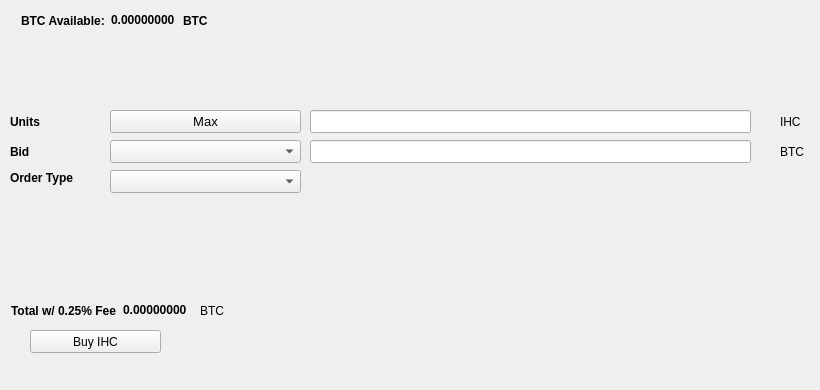
   <widget class="QWidget" name="BuyTab">
    <attribute name="title">
     <string>Buy</string>
    </attribute>
    <widget class="QPushButton" name="BuyIHC">
     <property name="geometry">
      <rect>
       <x>30</x>
       <y>330</y>
       <width>131</width>
       <height>23</height>
      </rect>
     </property>
     <property name="text">
      <string>Buy IHC</string>
     </property>
     <property name="icon">
      <iconset resource="../pivx.qrc">
       <normaloff>:/icons/bitcoin</normaloff>:/icons/bitcoin</iconset>
     </property>
    </widget>
    <widget class="QLabel" name="label_3">
     <property name="geometry">
      <rect>
       <x>10</x>
       <y>110</y>
       <width>46</width>
       <height>23</height>
      </rect>
     </property>
     <property name="font">
      <font>
       <weight>75</weight>
       <bold>true</bold>
      </font>
     </property>
     <property name="text">
      <string>Units</string>
     </property>
    </widget>
    <widget class="QLineEdit" name="UnitsInput">
     <property name="geometry">
      <rect>
       <x>310</x>
       <y>110</y>
       <width>441</width>
       <height>23</height>
      </rect>
     </property>
     <property name="font">
      <font>
       <pointsize>9</pointsize>
       <weight>75</weight>
       <bold>true</bold>
      </font>
     </property>
    </widget>
    <widget class="QLineEdit" name="BuyBidPriceEdit">
     <property name="geometry">
      <rect>
       <x>310</x>
       <y>140</y>
       <width>441</width>
       <height>23</height>
      </rect>
     </property>
     <property name="font">
      <font>
       <pointsize>9</pointsize>
       <weight>75</weight>
       <bold>true</bold>
      </font>
     </property>
    </widget>
    <widget class="QLabel" name="label_4">
     <property name="geometry">
      <rect>
       <x>780</x>
       <y>110</y>
       <width>31</width>
       <height>23</height>
      </rect>
     </property>
     <property name="text">
      <string>IHC</string>
     </property>
    </widget>
    <widget class="QLabel" name="label_5">
     <property name="geometry">
      <rect>
       <x>780</x>
       <y>140</y>
       <width>31</width>
       <height>23</height>
      </rect>
     </property>
     <property name="text">
      <string>BTC</string>
     </property>
    </widget>
    <widget class="QLabel" name="label_6">
     <property name="geometry">
      <rect>
       <x>10</x>
       <y>140</y>
       <width>46</width>
       <height>23</height>
      </rect>
     </property>
     <property name="font">
      <font>
       <weight>75</weight>
       <bold>true</bold>
      </font>
     </property>
     <property name="text">
      <string>Bid</string>
     </property>
    </widget>
    <widget class="QLabel" name="label_7">
     <property name="geometry">
      <rect>
       <x>10</x>
       <y>170</y>
       <width>91</width>
       <height>16</height>
      </rect>
     </property>
     <property name="font">
      <font>
       <weight>75</weight>
       <bold>true</bold>
      </font>
     </property>
     <property name="text">
      <string>Order Type</string>
     </property>
    </widget>
    <widget class="QPushButton" name="Buy_Max_Amount">
     <property name="geometry">
      <rect>
       <x>110</x>
       <y>110</y>
       <width>191</width>
       <height>23</height>
      </rect>
     </property>
     <property name="font">
      <font>
       <pointsize>10</pointsize>
      </font>
     </property>
     <property name="text">
      <string>Max</string>
     </property>
    </widget>
    <widget class="QComboBox" name="BuyBidcomboBox">
     <property name="geometry">
      <rect>
       <x>110</x>
       <y>140</y>
       <width>191</width>
       <height>23</height>
      </rect>
     </property>
     <property name="font">
      <font>
       <pointsize>10</pointsize>
      </font>
     </property>
    </widget>
    <widget class="QComboBox" name="buyOrdertypeCombo">
     <property name="geometry">
      <rect>
       <x>110</x>
       <y>170</y>
       <width>191</width>
       <height>23</height>
      </rect>
     </property>
     <property name="font">
      <font>
       <pointsize>10</pointsize>
      </font>
     </property>
    </widget>
    <widget class="QWidget" name="layoutWidget1">
     <property name="geometry">
      <rect>
       <x>21</x>
       <y>11</y>
       <width>227</width>
       <height>19</height>
      </rect>
     </property>
     <layout class="QHBoxLayout" name="horizontalLayout_3">
      <item>
       <widget class="QLabel" name="label232">
        <property name="font">
         <font>
          <weight>75</weight>
          <bold>true</bold>
         </font>
        </property>
        <property name="text">
         <string>BTC Available:</string>
        </property>
       </widget>
      </item>
      <item>
       <widget class="QLabel" name="BtcAvailableLbl">
        <property name="palette">
         <palette>
          <active>
           <colorrole role="WindowText">
            <brush brushstyle="SolidPattern">
             <color alpha="255">
              <red>0</red>
              <green>0</green>
              <blue>0</blue>
             </color>
            </brush>
           </colorrole>
           <colorrole role="Button">
            <brush brushstyle="SolidPattern">
             <color alpha="255">
              <red>0</red>
              <green>170</green>
              <blue>0</blue>
             </color>
            </brush>
           </colorrole>
           <colorrole role="Light">
            <brush brushstyle="SolidPattern">
             <color alpha="255">
              <red>0</red>
              <green>255</green>
              <blue>0</blue>
             </color>
            </brush>
           </colorrole>
           <colorrole role="Midlight">
            <brush brushstyle="SolidPattern">
             <color alpha="255">
              <red>0</red>
              <green>212</green>
              <blue>0</blue>
             </color>
            </brush>
           </colorrole>
           <colorrole role="Dark">
            <brush brushstyle="SolidPattern">
             <color alpha="255">
              <red>0</red>
              <green>85</green>
              <blue>0</blue>
             </color>
            </brush>
           </colorrole>
           <colorrole role="Mid">
            <brush brushstyle="SolidPattern">
             <color alpha="255">
              <red>0</red>
              <green>113</green>
              <blue>0</blue>
             </color>
            </brush>
           </colorrole>
           <colorrole role="Text">
            <brush brushstyle="SolidPattern">
             <color alpha="255">
              <red>0</red>
              <green>170</green>
              <blue>0</blue>
             </color>
            </brush>
           </colorrole>
           <colorrole role="BrightText">
            <brush brushstyle="SolidPattern">
             <color alpha="255">
              <red>255</red>
              <green>255</green>
              <blue>255</blue>
             </color>
            </brush>
           </colorrole>
           <colorrole role="ButtonText">
            <brush brushstyle="SolidPattern">
             <color alpha="255">
              <red>0</red>
              <green>0</green>
              <blue>0</blue>
             </color>
            </brush>
           </colorrole>
           <colorrole role="Base">
            <brush brushstyle="SolidPattern">
             <color alpha="255">
              <red>255</red>
              <green>255</green>
              <blue>255</blue>
             </color>
            </brush>
           </colorrole>
           <colorrole role="Window">
            <brush brushstyle="SolidPattern">
             <color alpha="255">
              <red>0</red>
              <green>170</green>
              <blue>0</blue>
             </color>
            </brush>
           </colorrole>
           <colorrole role="Shadow">
            <brush brushstyle="SolidPattern">
             <color alpha="255">
              <red>0</red>
              <green>0</green>
              <blue>0</blue>
             </color>
            </brush>
           </colorrole>
           <colorrole role="AlternateBase">
            <brush brushstyle="SolidPattern">
             <color alpha="255">
              <red>127</red>
              <green>212</green>
              <blue>127</blue>
             </color>
            </brush>
           </colorrole>
           <colorrole role="ToolTipBase">
            <brush brushstyle="SolidPattern">
             <color alpha="255">
              <red>255</red>
              <green>255</green>
              <blue>220</blue>
             </color>
            </brush>
           </colorrole>
           <colorrole role="ToolTipText">
            <brush brushstyle="SolidPattern">
             <color alpha="255">
              <red>0</red>
              <green>0</green>
              <blue>0</blue>
             </color>
            </brush>
           </colorrole>
          </active>
          <inactive>
           <colorrole role="WindowText">
            <brush brushstyle="SolidPattern">
             <color alpha="255">
              <red>0</red>
              <green>0</green>
              <blue>0</blue>
             </color>
            </brush>
           </colorrole>
           <colorrole role="Button">
            <brush brushstyle="SolidPattern">
             <color alpha="255">
              <red>0</red>
              <green>170</green>
              <blue>0</blue>
             </color>
            </brush>
           </colorrole>
           <colorrole role="Light">
            <brush brushstyle="SolidPattern">
             <color alpha="255">
              <red>0</red>
              <green>255</green>
              <blue>0</blue>
             </color>
            </brush>
           </colorrole>
           <colorrole role="Midlight">
            <brush brushstyle="SolidPattern">
             <color alpha="255">
              <red>0</red>
              <green>212</green>
              <blue>0</blue>
             </color>
            </brush>
           </colorrole>
           <colorrole role="Dark">
            <brush brushstyle="SolidPattern">
             <color alpha="255">
              <red>0</red>
              <green>85</green>
              <blue>0</blue>
             </color>
            </brush>
           </colorrole>
           <colorrole role="Mid">
            <brush brushstyle="SolidPattern">
             <color alpha="255">
              <red>0</red>
              <green>113</green>
              <blue>0</blue>
             </color>
            </brush>
           </colorrole>
           <colorrole role="Text">
            <brush brushstyle="SolidPattern">
             <color alpha="255">
              <red>0</red>
              <green>170</green>
              <blue>0</blue>
             </color>
            </brush>
           </colorrole>
           <colorrole role="BrightText">
            <brush brushstyle="SolidPattern">
             <color alpha="255">
              <red>255</red>
              <green>255</green>
              <blue>255</blue>
             </color>
            </brush>
           </colorrole>
           <colorrole role="ButtonText">
            <brush brushstyle="SolidPattern">
             <color alpha="255">
              <red>0</red>
              <green>0</green>
              <blue>0</blue>
             </color>
            </brush>
           </colorrole>
           <colorrole role="Base">
            <brush brushstyle="SolidPattern">
             <color alpha="255">
              <red>255</red>
              <green>255</green>
              <blue>255</blue>
             </color>
            </brush>
           </colorrole>
           <colorrole role="Window">
            <brush brushstyle="SolidPattern">
             <color alpha="255">
              <red>0</red>
              <green>170</green>
              <blue>0</blue>
             </color>
            </brush>
           </colorrole>
           <colorrole role="Shadow">
            <brush brushstyle="SolidPattern">
             <color alpha="255">
              <red>0</red>
              <green>0</green>
              <blue>0</blue>
             </color>
            </brush>
           </colorrole>
           <colorrole role="AlternateBase">
            <brush brushstyle="SolidPattern">
             <color alpha="255">
              <red>127</red>
              <green>212</green>
              <blue>127</blue>
             </color>
            </brush>
           </colorrole>
           <colorrole role="ToolTipBase">
            <brush brushstyle="SolidPattern">
             <color alpha="255">
              <red>255</red>
              <green>255</green>
              <blue>220</blue>
             </color>
            </brush>
           </colorrole>
           <colorrole role="ToolTipText">
            <brush brushstyle="SolidPattern">
             <color alpha="255">
              <red>0</red>
              <green>0</green>
              <blue>0</blue>
             </color>
            </brush>
           </colorrole>
          </inactive>
          <disabled>
           <colorrole role="WindowText">
            <brush brushstyle="SolidPattern">
             <color alpha="255">
              <red>0</red>
              <green>85</green>
              <blue>0</blue>
             </color>
            </brush>
           </colorrole>
           <colorrole role="Button">
            <brush brushstyle="SolidPattern">
             <color alpha="255">
              <red>0</red>
              <green>170</green>
              <blue>0</blue>
             </color>
            </brush>
           </colorrole>
           <colorrole role="Light">
            <brush brushstyle="SolidPattern">
             <color alpha="255">
              <red>0</red>
              <green>255</green>
              <blue>0</blue>
             </color>
            </brush>
           </colorrole>
           <colorrole role="Midlight">
            <brush brushstyle="SolidPattern">
             <color alpha="255">
              <red>0</red>
              <green>212</green>
              <blue>0</blue>
             </color>
            </brush>
           </colorrole>
           <colorrole role="Dark">
            <brush brushstyle="SolidPattern">
             <color alpha="255">
              <red>0</red>
              <green>85</green>
              <blue>0</blue>
             </color>
            </brush>
           </colorrole>
           <colorrole role="Mid">
            <brush brushstyle="SolidPattern">
             <color alpha="255">
              <red>0</red>
              <green>113</green>
              <blue>0</blue>
             </color>
            </brush>
           </colorrole>
           <colorrole role="Text">
            <brush brushstyle="SolidPattern">
             <color alpha="255">
              <red>0</red>
              <green>85</green>
              <blue>0</blue>
             </color>
            </brush>
           </colorrole>
           <colorrole role="BrightText">
            <brush brushstyle="SolidPattern">
             <color alpha="255">
              <red>255</red>
              <green>255</green>
              <blue>255</blue>
             </color>
            </brush>
           </colorrole>
           <colorrole role="ButtonText">
            <brush brushstyle="SolidPattern">
             <color alpha="255">
              <red>0</red>
              <green>85</green>
              <blue>0</blue>
             </color>
            </brush>
           </colorrole>
           <colorrole role="Base">
            <brush brushstyle="SolidPattern">
             <color alpha="255">
              <red>0</red>
              <green>170</green>
              <blue>0</blue>
             </color>
            </brush>
           </colorrole>
           <colorrole role="Window">
            <brush brushstyle="SolidPattern">
             <color alpha="255">
              <red>0</red>
              <green>170</green>
              <blue>0</blue>
             </color>
            </brush>
           </colorrole>
           <colorrole role="Shadow">
            <brush brushstyle="SolidPattern">
             <color alpha="255">
              <red>0</red>
              <green>0</green>
              <blue>0</blue>
             </color>
            </brush>
           </colorrole>
           <colorrole role="AlternateBase">
            <brush brushstyle="SolidPattern">
             <color alpha="255">
              <red>0</red>
              <green>170</green>
              <blue>0</blue>
             </color>
            </brush>
           </colorrole>
           <colorrole role="ToolTipBase">
            <brush brushstyle="SolidPattern">
             <color alpha="255">
              <red>255</red>
              <green>255</green>
              <blue>220</blue>
             </color>
            </brush>
           </colorrole>
           <colorrole role="ToolTipText">
            <brush brushstyle="SolidPattern">
             <color alpha="255">
              <red>0</red>
              <green>0</green>
              <blue>0</blue>
             </color>
            </brush>
           </colorrole>
          </disabled>
         </palette>
        </property>
        <property name="font">
         <font>
          <weight>75</weight>
          <bold>true</bold>
         </font>
        </property>
        <property name="text">
         <string>0.00000000</string>
        </property>
        <property name="textInteractionFlags">
         <set>Qt::LinksAccessibleByMouse|Qt::TextSelectableByKeyboard|Qt::TextSelectableByMouse</set>
        </property>
       </widget>
      </item>
      <item>
       <widget class="QLabel" name="BtcAvailableLbl_2">
        <property name="font">
         <font>
          <weight>75</weight>
          <bold>true</bold>
         </font>
        </property>
        <property name="text">
         <string>BTC</string>
        </property>
       </widget>
      </item>
     </layout>
    </widget>
    <widget class="QWidget" name="layoutWidge2">
     <property name="geometry">
      <rect>
       <x>11</x>
       <y>301</y>
       <width>259</width>
       <height>19</height>
      </rect>
     </property>
     <layout class="QHBoxLayout" name="horizontalLayout_4">
      <item>
       <widget class="QLabel" name="label_9">
        <property name="font">
         <font>
          <weight>75</weight>
          <bold>true</bold>
         </font>
        </property>
        <property name="text">
         <string>Total w/ 0.25% Fee</string>
        </property>
       </widget>
      </item>
      <item>
       <widget class="QLabel" name="BuyCostLabel">
        <property name="palette">
         <palette>
          <active>
           <colorrole role="WindowText">
            <brush brushstyle="SolidPattern">
             <color alpha="255">
              <red>0</red>
              <green>0</green>
              <blue>0</blue>
             </color>
            </brush>
           </colorrole>
           <colorrole role="Button">
            <brush brushstyle="SolidPattern">
             <color alpha="255">
              <red>0</red>
              <green>170</green>
              <blue>0</blue>
             </color>
            </brush>
           </colorrole>
           <colorrole role="Light">
            <brush brushstyle="SolidPattern">
             <color alpha="255">
              <red>0</red>
              <green>255</green>
              <blue>0</blue>
             </color>
            </brush>
           </colorrole>
           <colorrole role="Midlight">
            <brush brushstyle="SolidPattern">
             <color alpha="255">
              <red>0</red>
              <green>212</green>
              <blue>0</blue>
             </color>
            </brush>
           </colorrole>
           <colorrole role="Dark">
            <brush brushstyle="SolidPattern">
             <color alpha="255">
              <red>0</red>
              <green>85</green>
              <blue>0</blue>
             </color>
            </brush>
           </colorrole>
           <colorrole role="Mid">
            <brush brushstyle="SolidPattern">
             <color alpha="255">
              <red>0</red>
              <green>113</green>
              <blue>0</blue>
             </color>
            </brush>
           </colorrole>
           <colorrole role="Text">
            <brush brushstyle="SolidPattern">
             <color alpha="255">
              <red>0</red>
              <green>170</green>
              <blue>0</blue>
             </color>
            </brush>
           </colorrole>
           <colorrole role="BrightText">
            <brush brushstyle="SolidPattern">
             <color alpha="255">
              <red>255</red>
              <green>255</green>
              <blue>255</blue>
             </color>
            </brush>
           </colorrole>
           <colorrole role="ButtonText">
            <brush brushstyle="SolidPattern">
             <color alpha="255">
              <red>0</red>
              <green>0</green>
              <blue>0</blue>
             </color>
            </brush>
           </colorrole>
           <colorrole role="Base">
            <brush brushstyle="SolidPattern">
             <color alpha="255">
              <red>255</red>
              <green>255</green>
              <blue>255</blue>
             </color>
            </brush>
           </colorrole>
           <colorrole role="Window">
            <brush brushstyle="SolidPattern">
             <color alpha="255">
              <red>0</red>
              <green>170</green>
              <blue>0</blue>
             </color>
            </brush>
           </colorrole>
           <colorrole role="Shadow">
            <brush brushstyle="SolidPattern">
             <color alpha="255">
              <red>0</red>
              <green>0</green>
              <blue>0</blue>
             </color>
            </brush>
           </colorrole>
           <colorrole role="AlternateBase">
            <brush brushstyle="SolidPattern">
             <color alpha="255">
              <red>127</red>
              <green>212</green>
              <blue>127</blue>
             </color>
            </brush>
           </colorrole>
           <colorrole role="ToolTipBase">
            <brush brushstyle="SolidPattern">
             <color alpha="255">
              <red>255</red>
              <green>255</green>
              <blue>220</blue>
             </color>
            </brush>
           </colorrole>
           <colorrole role="ToolTipText">
            <brush brushstyle="SolidPattern">
             <color alpha="255">
              <red>0</red>
              <green>0</green>
              <blue>0</blue>
             </color>
            </brush>
           </colorrole>
          </active>
          <inactive>
           <colorrole role="WindowText">
            <brush brushstyle="SolidPattern">
             <color alpha="255">
              <red>0</red>
              <green>0</green>
              <blue>0</blue>
             </color>
            </brush>
           </colorrole>
           <colorrole role="Button">
            <brush brushstyle="SolidPattern">
             <color alpha="255">
              <red>0</red>
              <green>170</green>
              <blue>0</blue>
             </color>
            </brush>
           </colorrole>
           <colorrole role="Light">
            <brush brushstyle="SolidPattern">
             <color alpha="255">
              <red>0</red>
              <green>255</green>
              <blue>0</blue>
             </color>
            </brush>
           </colorrole>
           <colorrole role="Midlight">
            <brush brushstyle="SolidPattern">
             <color alpha="255">
              <red>0</red>
              <green>212</green>
              <blue>0</blue>
             </color>
            </brush>
           </colorrole>
           <colorrole role="Dark">
            <brush brushstyle="SolidPattern">
             <color alpha="255">
              <red>0</red>
              <green>85</green>
              <blue>0</blue>
             </color>
            </brush>
           </colorrole>
           <colorrole role="Mid">
            <brush brushstyle="SolidPattern">
             <color alpha="255">
              <red>0</red>
              <green>113</green>
              <blue>0</blue>
             </color>
            </brush>
           </colorrole>
           <colorrole role="Text">
            <brush brushstyle="SolidPattern">
             <color alpha="255">
              <red>0</red>
              <green>170</green>
              <blue>0</blue>
             </color>
            </brush>
           </colorrole>
           <colorrole role="BrightText">
            <brush brushstyle="SolidPattern">
             <color alpha="255">
              <red>255</red>
              <green>255</green>
              <blue>255</blue>
             </color>
            </brush>
           </colorrole>
           <colorrole role="ButtonText">
            <brush brushstyle="SolidPattern">
             <color alpha="255">
              <red>0</red>
              <green>0</green>
              <blue>0</blue>
             </color>
            </brush>
           </colorrole>
           <colorrole role="Base">
            <brush brushstyle="SolidPattern">
             <color alpha="255">
              <red>255</red>
              <green>255</green>
              <blue>255</blue>
             </color>
            </brush>
           </colorrole>
           <colorrole role="Window">
            <brush brushstyle="SolidPattern">
             <color alpha="255">
              <red>0</red>
              <green>170</green>
              <blue>0</blue>
             </color>
            </brush>
           </colorrole>
           <colorrole role="Shadow">
            <brush brushstyle="SolidPattern">
             <color alpha="255">
              <red>0</red>
              <green>0</green>
              <blue>0</blue>
             </color>
            </brush>
           </colorrole>
           <colorrole role="AlternateBase">
            <brush brushstyle="SolidPattern">
             <color alpha="255">
              <red>127</red>
              <green>212</green>
              <blue>127</blue>
             </color>
            </brush>
           </colorrole>
           <colorrole role="ToolTipBase">
            <brush brushstyle="SolidPattern">
             <color alpha="255">
              <red>255</red>
              <green>255</green>
              <blue>220</blue>
             </color>
            </brush>
           </colorrole>
           <colorrole role="ToolTipText">
            <brush brushstyle="SolidPattern">
             <color alpha="255">
              <red>0</red>
              <green>0</green>
              <blue>0</blue>
             </color>
            </brush>
           </colorrole>
          </inactive>
          <disabled>
           <colorrole role="WindowText">
            <brush brushstyle="SolidPattern">
             <color alpha="255">
              <red>0</red>
              <green>85</green>
              <blue>0</blue>
             </color>
            </brush>
           </colorrole>
           <colorrole role="Button">
            <brush brushstyle="SolidPattern">
             <color alpha="255">
              <red>0</red>
              <green>170</green>
              <blue>0</blue>
             </color>
            </brush>
           </colorrole>
           <colorrole role="Light">
            <brush brushstyle="SolidPattern">
             <color alpha="255">
              <red>0</red>
              <green>255</green>
              <blue>0</blue>
             </color>
            </brush>
           </colorrole>
           <colorrole role="Midlight">
            <brush brushstyle="SolidPattern">
             <color alpha="255">
              <red>0</red>
              <green>212</green>
              <blue>0</blue>
             </color>
            </brush>
           </colorrole>
           <colorrole role="Dark">
            <brush brushstyle="SolidPattern">
             <color alpha="255">
              <red>0</red>
              <green>85</green>
              <blue>0</blue>
             </color>
            </brush>
           </colorrole>
           <colorrole role="Mid">
            <brush brushstyle="SolidPattern">
             <color alpha="255">
              <red>0</red>
              <green>113</green>
              <blue>0</blue>
             </color>
            </brush>
           </colorrole>
           <colorrole role="Text">
            <brush brushstyle="SolidPattern">
             <color alpha="255">
              <red>0</red>
              <green>85</green>
              <blue>0</blue>
             </color>
            </brush>
           </colorrole>
           <colorrole role="BrightText">
            <brush brushstyle="SolidPattern">
             <color alpha="255">
              <red>255</red>
              <green>255</green>
              <blue>255</blue>
             </color>
            </brush>
           </colorrole>
           <colorrole role="ButtonText">
            <brush brushstyle="SolidPattern">
             <color alpha="255">
              <red>0</red>
              <green>85</green>
              <blue>0</blue>
             </color>
            </brush>
           </colorrole>
           <colorrole role="Base">
            <brush brushstyle="SolidPattern">
             <color alpha="255">
              <red>0</red>
              <green>170</green>
              <blue>0</blue>
             </color>
            </brush>
           </colorrole>
           <colorrole role="Window">
            <brush brushstyle="SolidPattern">
             <color alpha="255">
              <red>0</red>
              <green>170</green>
              <blue>0</blue>
             </color>
            </brush>
           </colorrole>
           <colorrole role="Shadow">
            <brush brushstyle="SolidPattern">
             <color alpha="255">
              <red>0</red>
              <green>0</green>
              <blue>0</blue>
             </color>
            </brush>
           </colorrole>
           <colorrole role="AlternateBase">
            <brush brushstyle="SolidPattern">
             <color alpha="255">
              <red>0</red>
              <green>170</green>
              <blue>0</blue>
             </color>
            </brush>
           </colorrole>
           <colorrole role="ToolTipBase">
            <brush brushstyle="SolidPattern">
             <color alpha="255">
              <red>255</red>
              <green>255</green>
              <blue>220</blue>
             </color>
            </brush>
           </colorrole>
           <colorrole role="ToolTipText">
            <brush brushstyle="SolidPattern">
             <color alpha="255">
              <red>0</red>
              <green>0</green>
              <blue>0</blue>
             </color>
            </brush>
           </colorrole>
          </disabled>
         </palette>
        </property>
        <property name="font">
         <font>
          <weight>75</weight>
          <bold>true</bold>
         </font>
        </property>
        <property name="autoFillBackground">
         <bool>false</bool>
        </property>
        <property name="text">
         <string>0.00000000</string>
        </property>
        <property name="textInteractionFlags">
         <set>Qt::LinksAccessibleByMouse|Qt::TextSelectableByMouse</set>
        </property>
       </widget>
      </item>
      <item>
       <widget class="QLabel" name="label_10">
        <property name="font">
         <font>
          <weight>50</weight>
          <bold>false</bold>
         </font>
        </property>
        <property name="text">
         <string>BTC</string>
        </property>
       </widget>
      </item>
     </layout>
    </widget>
    <widget class="QLabel" name="label_24">
     <property name="geometry">
      <rect>
       <x>460</x>
       <y>300</y>
       <width>281</width>
       <height>81</height>
      </rect>
     </property>
     <property name="text">
      <string/>
     </property>
     <property name="pixmap">
      <pixmap>:/images/bittrex</pixmap>
     </property>
    </widget>
   </widget>
